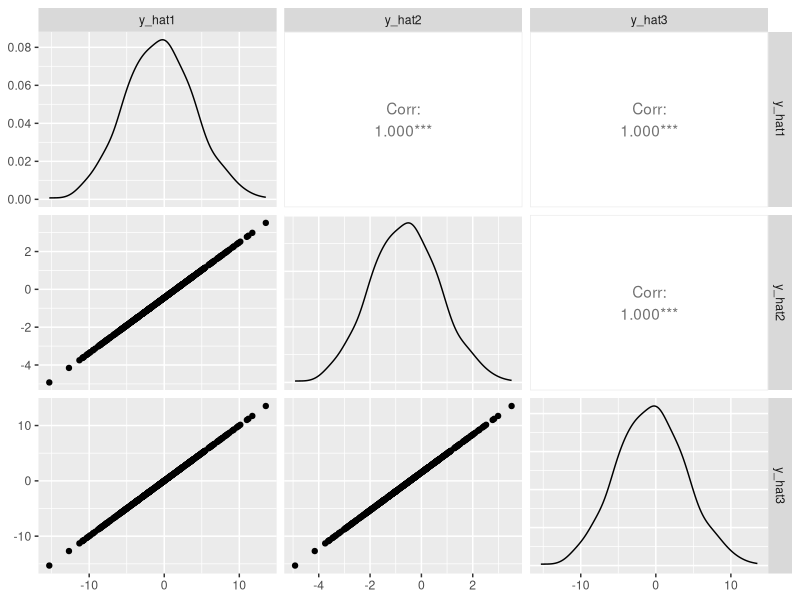
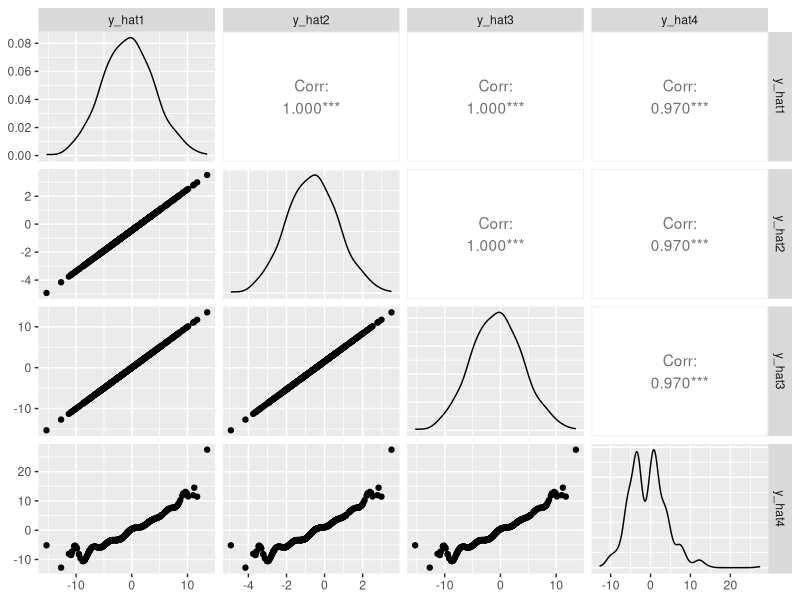

These charts were generated, in order, by the following R code:
## ---------------------------
##
## Script name: PS3_pianella.R
##
## Purpose of script: my solution to the third problem set for the PhD course 
##                    econometrics I 
##
## Author: Matteo Pianella
##
## Date Created: 13th February 2024
##
## ---------------------------
##
## Notes:
##   
##
## ---------------------------

library(ggplot2)
library(GGally)
library(MASS)


# ex.1.b --------

# set the parameters 
n_sim <- 500 
sigma_sqr <- 1
beta <- 5

# run the simulation and calculate the correlatin
set.seed(314)
u_0 <- rnorm(n = n_sim, mean = 0, sd = sigma_sqr)
u_1 <- rnorm(n = n_sim, mean = 0, sd = 1)
u_2 <- rnorm(n = n_sim, mean = 0, sd = 1)
x_1 <- u_0 + u_2
x_2 <- u_1 + u_2
epsilon <- rnorm(n = n_sim, mean = 0, sd = 1)
y <- x_1 + beta * x_2 + epsilon

print(cor(x_1, x_2))

# predict the value of y given x_1 and calculate mean squared error
d1 <- data.frame(y, x_1)
model1 <- lm(y ~ x_1, d1)
y_hat1 <- model1$fitted.values
mse1 <- sum((y - y_hat1)^2)/n_sim
print(mse1)

#estimate the second model and calculate the mean squared error
model2 <- lm(y ~ x_1 + x_2, d1)
beta_hat2_intc <- model2$coefficients["(Intercept)"]
beta_hat2_x1 <- model2$coefficients["x_1"]
beta_hat2_x2 <- model2$coefficients["x_2"]
x_2_bar <- mean(x_2)
y_hat2 <- beta_hat2_intc + beta_hat2_x1 * x_1 + beta_hat2_x2 * x_2_bar
mse2 <- sum((y - y_hat2)^2)/n_sim
print(mse2)

# estimate x_2 from x_1 
d2 <- data.frame(x_1, x_2)
model_x_2 <- lm(x_2 ~ x_1, data = d2)
x_2_hat <- model_x_2$fitted.values
y_hat3 <- beta_hat2_intc + beta_hat2_x1 * x_1 + beta_hat2_x2 * x_2_hat
mse3 <- sum((y - y_hat3)^2)/n_sim 
print(mse3)

d_plot <- data.frame(y_hat1, y_hat2, y_hat3)
ggpairs(d_plot)

# generate fitted valus for x_2 when fitting polinomial of x_1
d3 <- data.frame(x_1, x_2)
model_x_21 <- lm(x_2 ~ poly(x_1, 20), d3)
x_3 <- model_x_21$fitted.values


# estimate y and calculate mse 
d4 <- data.frame(y, x_1, x_3)
model4 <- lm(y ~ x_1 + x_3, d4)
y_hat4 <- model4$fitted.values
mse4 <- sum((y - y_hat4)^2)/n_sim 
print(mse4)

d_plot1 <- data.frame(y_hat1, y_hat2, y_hat3, y_hat4)
ggpairs(d_plot1)

# # creating a proxi for x2 using info on correlation between x1 and x2 and the info on mean and sd
# r <- cor(x_1, x_2)
# sigma_x2 <- sd(x_2)
# mu_x2 <- mean(x_2)
# print(r)
# set.seed(31415)
# e <- rnorm(n_sim, mean = 0, sd = 1)
# x_3_no_mean <- r * x_1 + sqrt(1 - r^2) * e
# z_x_3 <- (x_3 - mean(x_3))/sd(x_3) #standardize x_3
# x_3 <- sigma_x2 * z_x_3 + mu_x2 # transform to same mean and sd as x_2
# print(cor(x_1, x_3))


# # generate estimates for y using x_1 and the proxi for x_2 and calculate mse
# d3 <- data.frame(y, x_1, x_3)
# model4 <- lm(y ~ x_1 + x_3, d3)
# y_hat4 <- model4$fitted.values
# mse4 <- sum((y - y_hat4)^2)/n_sim 
# print(mse4)
# d_plot1 <- data.frame(y_hat1, y_hat2, y_hat3, y_hat4)
# ggpairs(d_plot1)

# calculate mse when both variables are available
d4 <- data.frame(y, x_1, x_2)
model5 <- lm(y ~ x_1 + x_2, d4)
y_hat5 <- model5$fitted.values
mse5 <- sum((y - y_hat5)^2)/n_sim
print(mse5)

# ex.2 -----
n_sim <- 500
set.seed(3141)
earnings <- rnorm(n = n_sim, mean = 19, sd = 1)
capital_gains <- rnorm(n = n_sim, mean = 1, sd = 1)
u <- rnorm(n = n_sim, mean = 1, sd = 0)
e <- rnorm(n = n_sim, mean = 1, sd = 0)
occup_status <- earnings + u 
child_outcomes <- earnings - capital_gains + e
income <- earnings + capital_gains

# fraction of income that comes from labour marker earnings
print(mean(earnings/income))

# regress child outcomes on earnings and capital gains and show that controlling for 
# occupational status does not affect the other coefficients 
d1 <- data.frame(child_outcomes, earnings, capital_gains, occup_status, income)
model1 <- lm(child_outcomes ~ earnings + capital_gains, data = d1)
model2 <- lm(child_outcomes ~ earnings + capital_gains + occup_status, data = d1)
beta_hat_earnings <- model1$coefficients["earnings"]
beta_hat_capital_gains <- model1$coefficients["capital_gains"]
beta_hat_occup_status <- model2$coefficients["occup_status"]
print(c(beta_hat_earnings, beta_hat_capital_gains))
print(c(beta_hat_earnings, beta_hat_capital_gains, beta_hat_occup_status)) # NA for occup_status because of multicollinearity

# regress child outcomes on income and compare to previous model
model3 <- lm(child_outcomes ~ income, data = d1)
beta_hat_income <- model3$coefficients["income"]
print(beta_hat_income)

# correlation between occupational status and income 
print(cor(occup_status, income))

# regress child outcome on income controlling for occupational status
model4 <- lm(child_outcomes ~ income + occup_status, data = d1)
beta_hat_income1 <- model4$coefficients["income"]
beta_hat_occup_status1 <- model4$coefficients["occup_status"]
print(c(beta_hat_income1, beta_hat_occup_status1))
